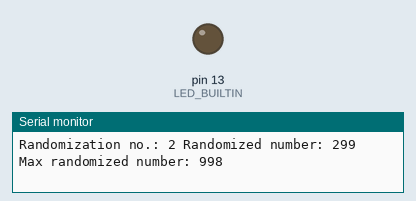
The sketch below on a simulated Arduino Uno, built with avr-gcc and run on an emulated ATmega328P. Parts: output pins drawn as LEDs (lit = HIGH), the last lines printed to the serial monitor. Random numbers use the default seed unless the sketch sets one.

Above: at 0.24 s.
At 35.0 s:
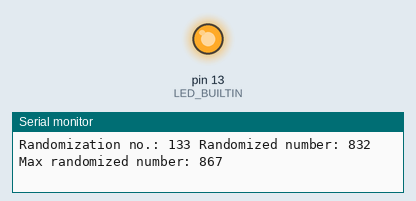
Timing chart, 0 to 40.0 s (numbered marks = the images above):
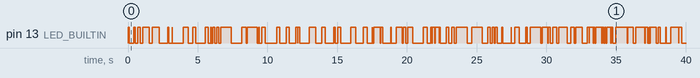

The sketch:

RandBlink.ino
```cpp
/*
  RandBlink

  Randomized LED flashing.

  Made by C0m3b4ck under APL 2.0

  Original script available here:
  https://www.arduino.cc/en/Tutorial/BuiltInExamples/Blink
*/

//global variables
int randomizeCounter = 0; //counts how many times randomization ran

// the setup function runs once when you press reset or power the board
void setup() {
  // initialize digital pin LED_BUILTIN as an output.
  pinMode(LED_BUILTIN, OUTPUT);
  Serial.begin(9600); //required for message printing (like the one in randomize function)
  randomSeed(analogRead(A0)); //used for randomization
}

int randomize() {
  int randomizeCounterNum;
  //prevents randomized number from not being smaller than 0
  if (randomizeCounterNum <= 0) {
  randomizeCounterNum = random(1, 1000);
  } else {
    randomizeCounterNum = randomizeCounter;
  }

  int randNum = random(1, (1000 - randomizeCounterNum)); //the more times randomized, the smaller the randomization range
  randomizeCounter = randomizeCounter + 1;
  String message = "Randomization no.: " + String(randomizeCounter) + " Randomized number: " + String(randNum) + " Max randomized number: " + String(1000 - randomizeCounter);
  Serial.println(message);  // Prints to Serial Monitor

  return randNum;  // Return value for delay use
}

void loop() {
// the loop function runs over and over again forever
  digitalWrite(LED_BUILTIN, HIGH);   // turn the LED on (HIGH is the voltage level)
  delay(randomize());                       // wait for a second
  digitalWrite(LED_BUILTIN, LOW);    // turn the LED off by making the voltage LOW
  delay(randomize());                       // wait for a second
}
```
